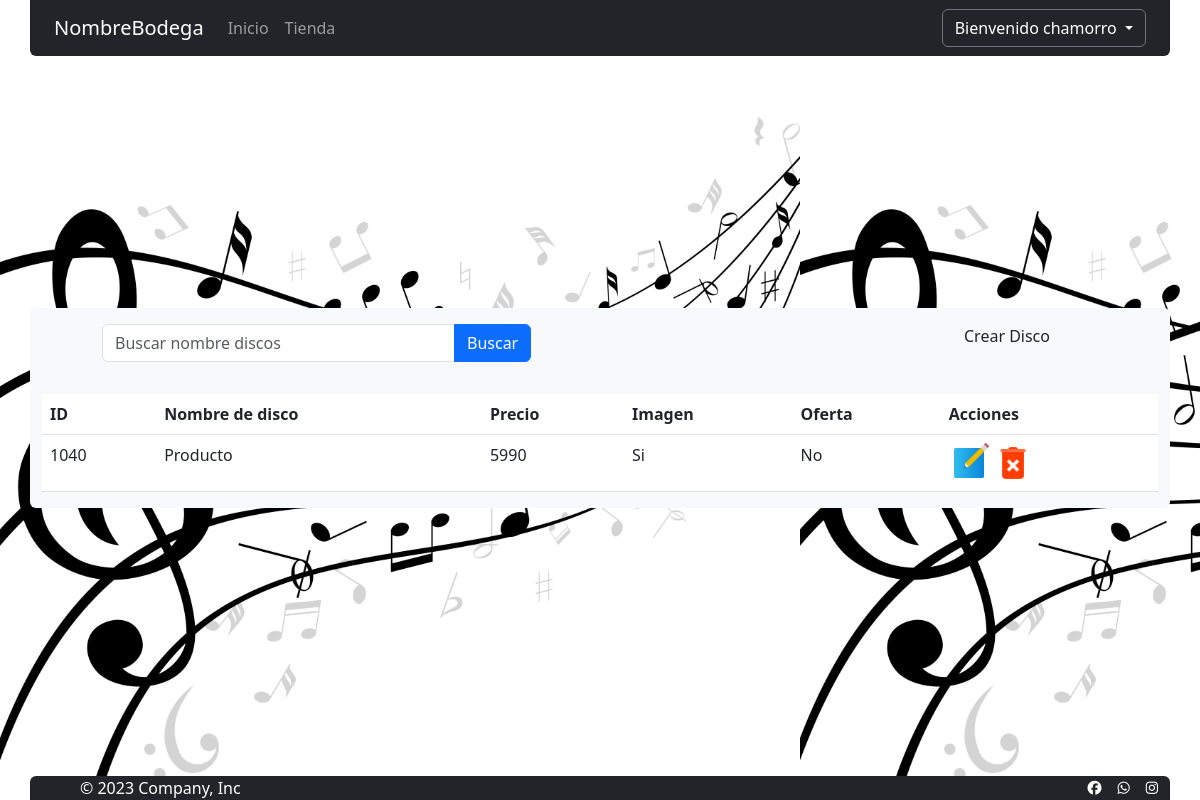
The app's page /administradores/productos/ (signed in) with its own data.
### tienda/models.py (models this page shows, shortened)
class Disco(models.Model):
    nombre=models.CharField(max_length=50)
    nombreAlbum=models.CharField(max_length=50)
    artista=models.CharField(max_length=50,null=True)
    precio=models.IntegerField()
    vendidos=models.IntegerField(default=0)
    stock=models.IntegerField(default=1)
    annopublicacion=models.DateField()
    imagen=models.ImageField(upload_to='imgDiscos', null=True,blank=True)
    formatos=models.ForeignKey(FormatoDisco, on_delete=models.CASCADE)
    oferta=models.BooleanField(default=True)
    created=models.DateField(auto_now_add=True)
    updated=models.DateField(auto_now_add=True)
    class Meta:
        verbose_name="Disco"
        verbose_name_plural="Discos"

### administradores/views.py (the view)
# urls.py: path('productos/', productosAdmin, name="productosAdmin"),
@login_required(login_url='Home')
def productosAdmin(request):
    for grupo in request.user.groups.all():
        if grupo.name == 'admins':
            all_discos=Disco.objects.all()
            return render(request,"productos.html",{"discos":all_discos})
    return redirect('Home')

### carro/context_processor.py (called while the page is built)
def importe_total_carro(request):
    carro = Carro(request)
    total=0
    if request.user.is_authenticated:
        for key,value in request.session["carro"].items():
            total=total+(float(value["precio"]))
    else:
       total="Debes hacer login"
    return {"importe_total_carro":total}

### administradores/templates/productos.html (shortened to what this page needs)
{% extends "base.html" %}
{% load static %}
{% block styles %}
<link href="{% static 'administradores/css/style.css' %}" rel="stylesheet" type="text/css">
{% endblock styles %}
{% block contenido %}
<div class="container">
    <div class="row">
        <div class="d-flex  justify-content-between h-300p my-3  ">
            <form method="GET" action="{% url 'buscar_discos' %}">
                <div class="input-group mb-3 mx-5 ">
                  <input type="text" class="form-control" name="query" placeholder="Buscar nombre discos">
                  <button class="btn btn-primary" type="submit">Buscar</button>
                </div>
              </form>
            <div class="mx-5">
                <a href="{% url 'Crearproducto' %}" class="nav-link f-30 ov-btn-slide-left mx-5 ">Crear Disco</a>
            </div>
        </div>
        <table class="table table-responsive">
            <thead>
                <tr>
                    <th>ID</th>
                    <th>Nombre de disco</th>
                    <th>Precio</th>
                    <th>Imagen</th>
                    <th>Oferta</th>
                    <th>Acciones</th>
                </tr>
            </thead>
            <tbody>
                {% for disco in discos %}
                <tr>
                    <td>{{ disco.id }}</td>
                    <td>{{ disco.nombre }}</td>
                    <td>{{ disco.precio }}</td>
                    {% if disco.imagen %}
                    <td>Si</td>
                    {% else %}
                    <td>No</td>
                    {% endif %}
                    {% if disco.oferta %}
                    <td>Si</td>
                    {% else %}
                    <td>No</td>
                    {% endif %}
                    <td>
                        <a class="text-decoration-none" href="{% url 'editar_producto' disco.id  %}">
                            <img src="{% static 'tienda/img/editimg.png' %}" width="40px" height="40px" alt="">
                        </a>
                        <a type="button" class="text-decoration-none delete-btn" data-bs-toggle="modal" data-bs-target="#exampleModal{{ disco.id }}{{ disco.nombre }}">
                            <img src="{% static 'tienda/img/deleteimg.png' %}" width="40px" height="40px" alt="">
                        </a>
                    </td>
                </tr>
                {% endfor %}
            </tbody>
        </table>
    </div>
</div>
{% endblock %}

### inicio/templates/navbar.html (shortened to what this page needs)
<nav class="navbar navbar-expand-lg navbar-dark bg-dark" aria-label="Eighth navbar example">
  <div class="container">
      <a class="navbar-brand" href="{% url 'Home' %}">NombreBodega</a>
      <div class="collapse navbar-collapse" id="navbarsExample07">
          <ul class="navbar-nav me-auto mb-2 mb-lg-0">
              <li class="nav-item">
                  {% if  request.get_full_path  == '/' %}
                  <a class="nav-link active" aria-current="page" href="{% url 'Home' %}">Inicio</a>
                  {% else %}
                  <a class="nav-link" href="{% url 'Home' %}">Inicio</a>
                  {% endif %}
              </li>
              <li class="nav-item">
                  {% if  request.get_full_path  == '/tienda/' or '/tienda/formato/1/' == request.get_full_path or  '/tienda/formato/2/' == request.get_full_path or '/tienda/formato/3/' == request.get_full_path or  '/tienda/formato/4/' == request.get_full_path %}
                  <a class="nav-link active" aria-current="page" href="{% url 'Tienda' %}">Tienda</a>
                  {% else %}
                  <a class="nav-link" href="{% url 'Tienda' %}">Tienda</a>
                  {% endif %}
              </li>
          </ul>
          {% if request.user.is_authenticated %}
          <div class="dropdown ml-auto">
              <button class="btn btn-secondary bg-dark text-white dropdown-toggle" type="button"
                  data-bs-toggle="dropdown" aria-expanded="false">
                  Bienvenido {{ user.username }}
              </button>
          </div>
          {% else %}
          <a class="nav-link text-white " href="{% url 'Registro' %}">&nbsp; Crear Cuenta</a>
          <a class="nav-link text-white " href="{% url 'Login' %}">&nbsp; Iniciar Sesión</a>
          {% endif %}
      </div>
  </div>
</nav>

### inicio/static/css/style.css (style rules this page uses)
html { height: 100%; }
body { display: flex; flex-direction: column; justify-content:space-between; background-image: url("background.jpg"); background-size: contain; background-repeat: repeat; width:100%; height: 100vh; }

### records on screen
Disco: id "1040", nombre "Producto", precio "5990", shows "Si", oferta "No"

### other values on screen
{{ user.username }} "chamorro"
